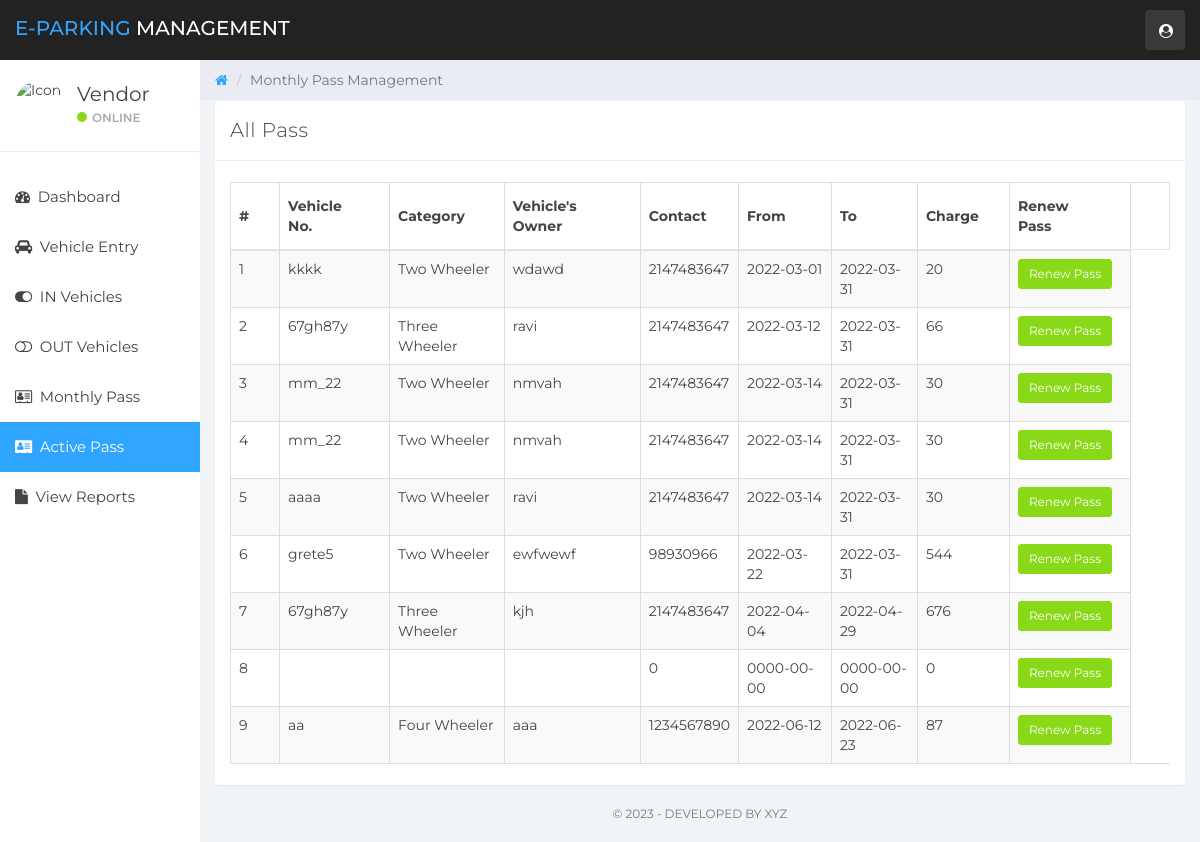
/activepass_v1.php (signed in), run on the app's committed database.
### tables this page shows
CREATE TABLE `monthly_pass` (
  `ID` int(5) NOT NULL,
  `Location` varchar(50) NOT NULL,
  `AddedBy` varchar(30) NOT NULL,
  `RegistrationNumber` varchar(30) NOT NULL,
  `VehicleCompanyname` varchar(30) NOT NULL,
  `VehicleCategory` varchar(50) NOT NULL,
  `OwnerName` varchar(50) NOT NULL,
  `OwnerContactNumber` int(10) NOT NULL,
  `FromDate` date NOT NULL,
  `ToDate` date NOT NULL,
  `Charge` int(4) NOT NULL
);

### activepass_v1.php (the view, shortened to what this page needs)
<?php
    include('includes/dbconn.php');
    if (strlen($_SESSION['vpmsaid']==0)) {
        header('location:logout.php');
        } else {
?>
<!DOCTYPE html>
<html>
<head>
	<link href="css/bootstrap.min.css" rel="stylesheet">
	<link href="css/font-awesome.min.css" rel="stylesheet">
    <link href="css/datatable.css" rel="stylesheet">
	<link href="css/datepicker3.css" rel="stylesheet">
	<link href="css/styles.css" rel="stylesheet">
</head>
<body>
        <?php include 'includes/navigation_v.php' ?>
		<?php
		include 'includes/sidebar_v.php'
		?>
	<div class="col-sm-9 col-sm-offset-3 col-lg-10 col-lg-offset-2 main">
		<div class="row">
			<ol class="breadcrumb">
				<li><a href="dashboard_v.php">
					<em class="fa fa-home"></em>
				</a></li>
				<li class="active">Monthly Pass Management</li>
			</ol>
		</div>
		<div class="row">
			<div class="col-lg-12">
			</div>
		</div>
		<div class="row">
				<div class="col-lg-12">
					<div class="panel panel-default">
					<div class="panel-heading">All Pass</div>
						<div class="panel-body">
                        <table id="example" class="table table-striped table-hover table-bordered" style="width:100%">
        <thead>
            <tr>
                <th>#</th>
                <th>Vehicle No.</th>
                <th>Category</th>
                <th>Vehicle's Owner</th>
                <th>Contact</th>
                <th>From</th>
                <th>To</th>
                <th>Charge</th>
                <th>Renew Pass</th>
                <th></th>
            </tr>
        </thead>
        <tbody>
        <?php
		       	$dataname=$_SESSION['slothe'];
        $ret=mysqli_query($con,"SELECT * FROM monthly_pass WHERE Location='$dataname' and 1");
        $cnt=1;
        while ($row=mysqli_fetch_array($ret)) {
        ?>
            <tr>
            <td><?php echo $cnt;?></td>
            <td><?php  echo $row['RegistrationNumber'];?></td>
            <td><?php  echo $row['VehicleCategory'];?></td>
            <td><?php  echo $row['OwnerName'];?></td>
            <td><?php  echo $row['OwnerContactNumber'];?></td>
            <td><?php  echo $row['FromDate'];?></td>
            <td><?php  echo $row['ToDate'];?></td>
            <td><?php  echo $row['Charge'];?></td>
			<td>
			<a href="update_info_mv_r.php?editid=<?php echo $row['ID'];?>"> <button type="button" class="btn btn-sm btn-success">Renew Pass</button></a>
		</td>
            </tr>
                <?php $cnt=$cnt+1;}?>
        </tbody>
    </table>
						</div>
					</div>
				</div>
</div>
        <?php include 'includes/footer.php'?>
	</div>
</body>
</html>
<?php }  ?>

### css/datatable.css (style rules this page uses)
table.dataTable { clear: both; margin-top: 6px !important; margin-bottom: 6px !important; max-width: none !important; border-collapse: separate !important; border-spacing: 0; }
table.dataTable td, table.dataTable th { -webkit-box-sizing: content-box; box-sizing: content-box; }
table.dataTable > thead > tr > th:not(.sorting_disabled), table.dataTable > thead > tr > td:not(.sorting_disabled) { padding-right: 30px; }
table.table-bordered.dataTable { border-right-width: 0; }
table.table-bordered.dataTable th, table.table-bordered.dataTable td { border-left-width: 0; }
table.table-bordered.dataTable th:last-child, table.table-bordered.dataTable th:last-child, table.table-bordered.dataTable td:last-child, table.table-bordered.dataTable td:last-child { border-right-width: 1px; }
table.table-bordered.dataTable tbody th, table.table-bordered.dataTable tbody td { border-bottom-width: 0; }

### css/styles.css (style rules this page uses)
body { background: #f1f4f7; padding-top: 60px; font-size: 14px; color: #444444; font-family: "Montserrat", "Helvetica Neue", Helvetica, Arial, sans-serif; }
a, a:hover, a:focus { color: #30a5ff; }
.btn-success, .btn-success:hover, .btn-success:focus, .btn-success:active, .btn-success.active, .open > .dropdown-toggle.btn-success, .btn-success.disabled, .btn-success[disabled], fieldset[disabled] .btn-success, .btn-success.disabled:hover, .btn-success[disabled]:hover, fieldset[disabled] .btn-success:hover, .btn-success.disabled:focus, .btn-success[disabled]:focus, fieldset[disabled] .btn-success:focus, .btn-success.disabled:active, .btn-success[disabled]:active, fieldset[disabled] .btn-success:active, .btn-success.disabled.active, .btn-success[disabled].active, fieldset[disabled] .btn-success.active { background-color: #8ad919; border-color: #8ad919; }
.panel { border: 0; }
.panel-heading { font-size: 20px; font-weight: 300; letter-spacing: 0.025em; height: 60px; line-height: 38px; }
.panel-default .panel-heading { background: #fff; border-bottom: 1px solid #e9ecf2; color: #444444; }
.breadcrumb { border-radius: 0; padding: 10px 15px 10px 15px; background: #e9ecf2; margin: 0; }
.table { background: #fff; }
.table > thead > tr > th { border-bottom: 1px solid #e6e7e8; vertical-align: middle; height: 50px; }

### data on the page
monthly_pass: RegistrationNumber "kkkk", VehicleCategory "Two Wheeler", OwnerName "wdawd", OwnerContactNumber "2147483647", FromDate "2022-03-01", ToDate "2022-03-31", Charge "20"
monthly_pass: RegistrationNumber "67gh87y", VehicleCategory "Three Wheeler", OwnerName "ravi", OwnerContactNumber "2147483647", FromDate "2022-03-12", ToDate "2022-03-31", Charge "66"
monthly_pass: RegistrationNumber "mm_22", VehicleCategory "Two Wheeler", OwnerName "nmvah", OwnerContactNumber "2147483647", FromDate "2022-03-14", ToDate "2022-03-31", Charge "30"
monthly_pass: RegistrationNumber "mm_22", VehicleCategory "Two Wheeler", OwnerName "nmvah", OwnerContactNumber "2147483647", FromDate "2022-03-14", ToDate "2022-03-31", Charge "30"
monthly_pass: RegistrationNumber "aaaa", VehicleCategory "Two Wheeler", OwnerName "ravi", OwnerContactNumber "2147483647", FromDate "2022-03-14", ToDate "2022-03-31", Charge "30"
monthly_pass: RegistrationNumber "grete5", VehicleCategory "Two Wheeler", OwnerName "ewfwewf", OwnerContactNumber "98930966", FromDate "2022-03-22", ToDate "2022-03-31", Charge "544"
monthly_pass: RegistrationNumber "67gh87y", VehicleCategory "Three Wheeler", OwnerName "kjh", OwnerContactNumber "2147483647", FromDate "2022-04-04", ToDate "2022-04-29", Charge "676"
monthly_pass: OwnerContactNumber "0", FromDate "0000-00-00", ToDate "0000-00-00", Charge "0"
monthly_pass: RegistrationNumber "aa", VehicleCategory "Four Wheeler", OwnerName "aaa", OwnerContactNumber "1234567890", FromDate "2022-06-12", ToDate "2022-06-23", Charge "87"
